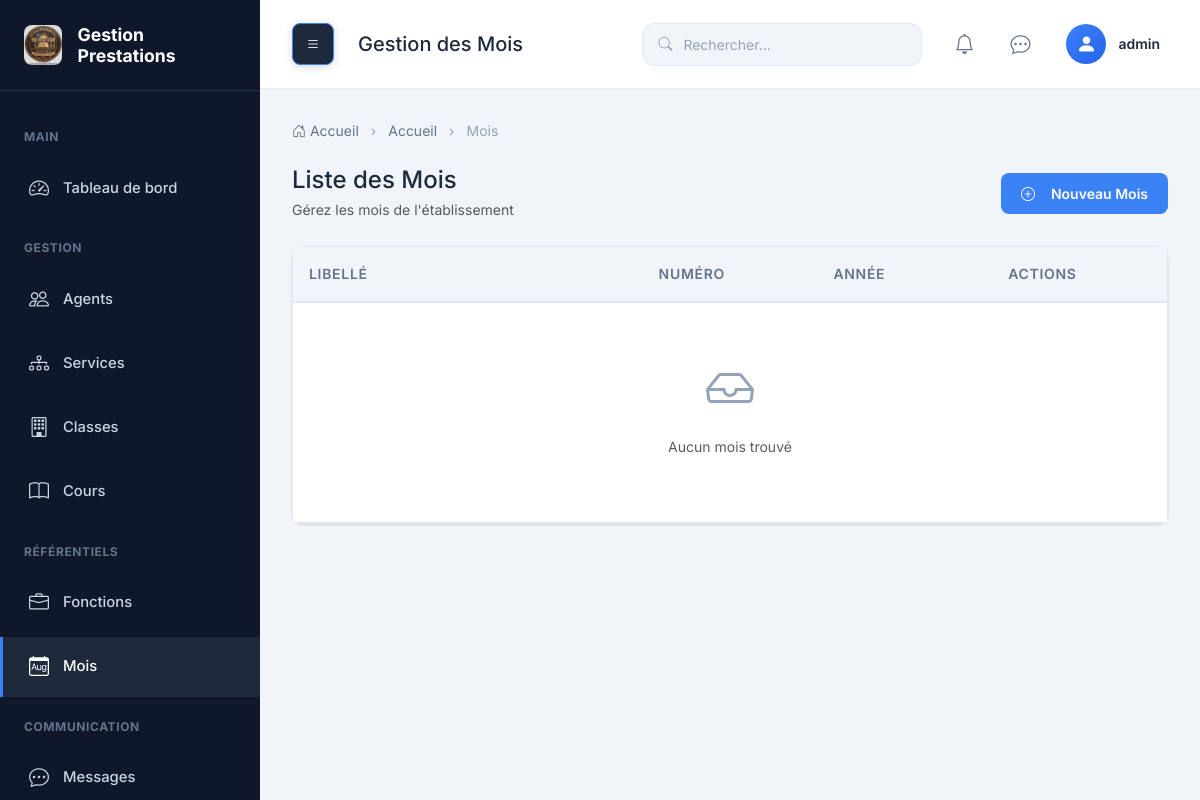
The app's page /mois/ (signed in), older data.
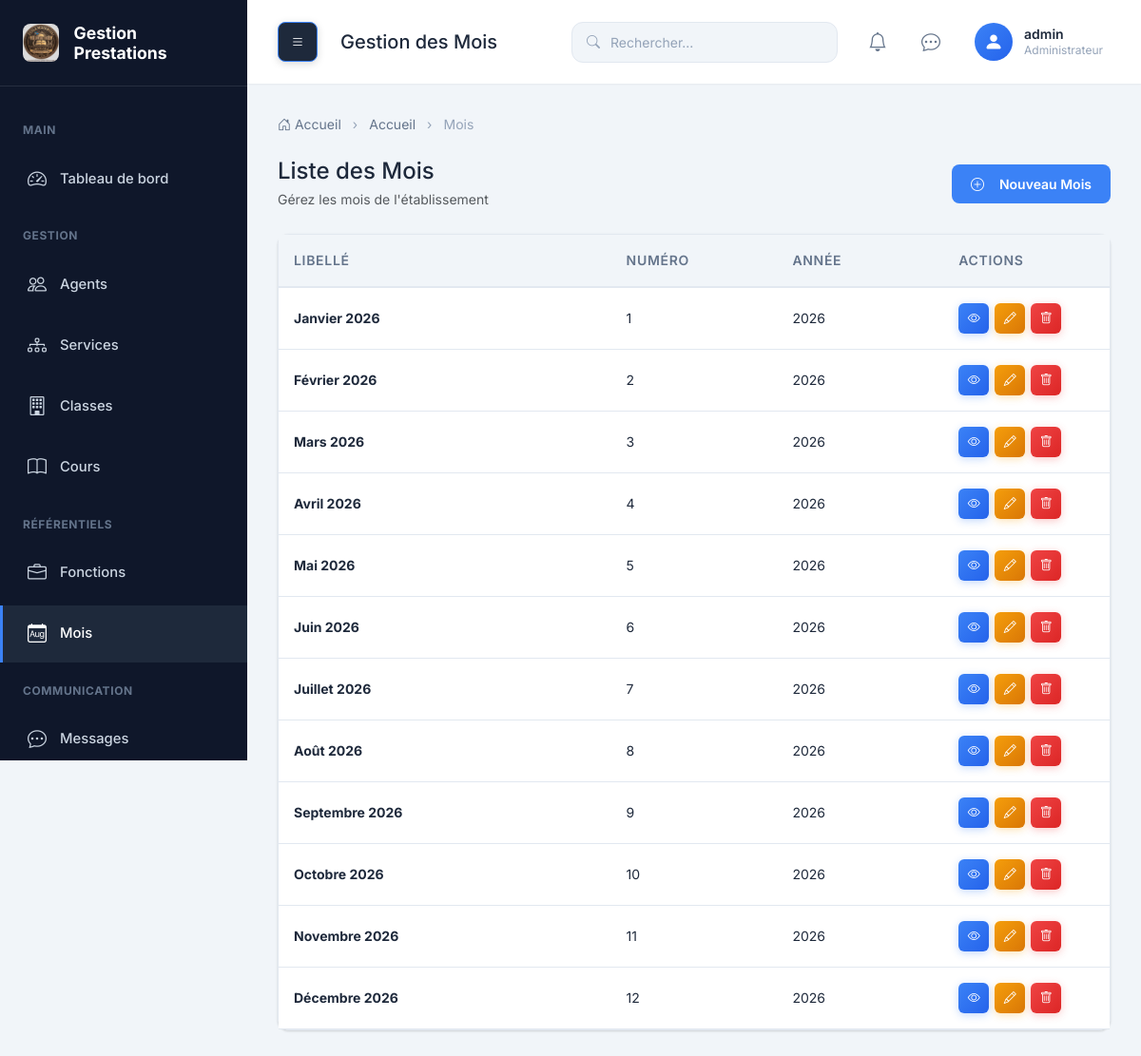
The same page, newer data.
### prestation/models.py (models this page shows, shortened)
class Utilisateur(models.Model):
    ROLE_CHOICES = (
        ('ADMIN', 'Administrateur'),
        ('SECRETAIRE', 'Secrétaire'),
        ('ENSEIGNANT', 'Enseignant'),
        ('PREFET', 'Préfet de discipline'),
        ('SURVEILLANT', 'Surveillant'),
    )
    user = models.OneToOneField(
        User,
        on_delete=models.CASCADE,
        related_name='utilisateur'
    )
    agent = models.OneToOneField(
        Agent,
        on_delete=models.CASCADE,
        related_name='utilisateur'
    )
    role = models.CharField(
        max_length=20,
        choices=ROLE_CHOICES
    )
    created_at = models.DateTimeField(auto_now_add=True)
    updated_at = models.DateTimeField(auto_now=True)
    must_change_password = models.BooleanField(
        default=True,
        help_text='Indique si l\'utilisateur doit changer son mot de passe à la prochaine connexion'
    )
    class Meta:
        ordering = ['user__username']
        verbose_name = 'Utilisateur'
        verbose_name_plural = 'Utilisateurs'
        indexes = [
            models.Index(fields=['role']),
        ]

class Mois(models.Model):
    libelle = models.CharField(max_length=50)
    mois_num = models.IntegerField()
    annee = models.IntegerField()
    created_at = models.DateTimeField(auto_now_add=True)
    updated_at = models.DateTimeField(auto_now=True)
    class Meta:
        ordering = ['annee', 'mois_num']
        verbose_name = 'Mois'
        verbose_name_plural = 'Mois'
        constraints = [
            models.UniqueConstraint(
                fields=['mois_num', 'annee'],
                name='unique_mois_annee'
            ),
        ]

### prestation/views.py (the view)
# urls.py: path('mois/', views.mois_list, name='mois'),
@login_required
def mois_list(request):
    return render(request, 'mois/index.html', {'mois_list': Mois.objects.all()})

### templates/mois/index.html (shortened to what this page needs)
{% extends 'base.html' %}
{% load static %}
{% block page_title %}Gestion des Mois{% endblock %}
{% block breadcrumb %}
<li class="breadcrumb-item"><a href="{% url 'dashboard' %}">Accueil</a></li>
<li class="breadcrumb-item active" aria-current="page">Mois</li>
{% endblock %}
{% block content %}
<div class="d-flex justify-content-between align-items-center mb-4">
    <div>
        <h4 class="mb-1">Liste des Mois</h4>
        <p class="text-muted mb-0">Gérez les mois de l'établissement</p>
    </div>
    <a href="{% url 'mois_create' %}" class="btn btn-primary">
        <i class="bi bi-plus-circle me-2"></i>Nouveau Mois
    </a>
</div>
<div class="card">
    <div class="card-body p-0">
        <div class="table-responsive">
            <table class="table table-hover mb-0 data-table">
                <thead>
                    <tr>
                        <th style="width: 40%;">Libellé</th>
                        <th style="width: 20%;">Numéro</th>
                        <th style="width: 20%;">Année</th>
                        <th style="width: 20%;">Actions</th>
                    </tr>
                </thead>
                <tbody>
                    {% for mois in mois_list %}
                    <tr>
                        <td><strong>{{ mois.libelle }}</strong></td>
                        <td>{{ mois.mois_num }}</td>
                        <td>{{ mois.annee }}</td>
                        <td>
                            <div class="action-buttons">
                                <a href="{% url 'mois_show' mois.id %}" class="action-btn action-btn-view" title="Consulter">
                                    <i class="bi bi-eye"></i>
                                </a>
                                <a href="{% url 'mois_edit' mois.id %}" class="action-btn action-btn-edit" title="Modifier">
                                    <i class="bi bi-pencil"></i>
                                </a>
                                <button class="action-btn action-btn-delete btn-delete" data-url="{% url 'mois_delete' mois.id %}" data-name="{{ mois.libelle|escapejs }}" title="Supprimer">
                                    <i class="bi bi-trash"></i>
                                </button>
                            </div>
                        </td>
                    </tr>
                    {% empty %}
                    <tr>
                        <td colspan="4" class="text-center py-5">
                            <i class="bi bi-inbox" style="font-size: 3rem; color: var(--text-muted);"></i>
                            <p class="text-muted mt-2">Aucun mois trouvé</p>
                        </td>
                    </tr>
                    {% endfor %}
                </tbody>
            </table>
        </div>
    </div>
</div>
{% endblock %}

### prestation/templates/base.html (shortened to what the changed rows need)
{% load static %}
<!DOCTYPE html>
<html lang="fr">
<head>
    <link href="https://cdnjs.cloudflare.com/ajax/libs/bootstrap/5.3.2/css/bootstrap.min.css" rel="stylesheet">
    <link href="https://cdnjs.cloudflare.com/ajax/libs/bootstrap-icons/1.11.1/font/bootstrap-icons.min.css" rel="stylesheet">
    <link href="{% static 'css/style.css' %}" rel="stylesheet">
</head>
<body>
    {% if user.is_authenticated %}
    <div class="wrapper">
        <aside class="sidebar" id="sidebar">
            <div class="sidebar-brand">
                <img src="{% static 'images/logo.png' %}" alt="Logo" onerror="this.style.display='none'">
                <h4>Gestion Prestations</h4>
            </div>
            <ul class="sidebar-menu">
                <li class="menu-header">Main</li>
                <li>
                    <a href="{% url 'dashboard' %}" class="{% if request.path == '/' or request.path == '/dashboard/' %}active{% endif %}">
                        <i class="bi bi-speedometer2"></i>
                        <span>Tableau de bord</span>
                    </a>
                </li>
                <li class="menu-header">Gestion</li>
                <li>
                    <a href="{% url 'agents' %}" class="{% if 'agents' in request.path %}active{% endif %}">
                        <i class="bi bi-people"></i>
                        <span>Agents</span>
                    </a>
                </li>
                <li>
                    <a href="{% url 'services' %}" class="{% if 'services' in request.path %}active{% endif %}">
                        <i class="bi bi-diagram-3"></i>
                        <span>Services</span>
                    </a>
                </li>
                <li>
                    <a href="{% url 'classes' %}" class="{% if 'classes' in request.path %}active{% endif %}">
                        <i class="bi bi-building"></i>
                        <span>Classes</span>
                    </a>
                </li>
                <li>
                    <a href="{% url 'cours' %}" class="{% if 'cours' in request.path %}active{% endif %}">
                        <i class="bi bi-book"></i>
                        <span>Cours</span>
                    </a>
                </li>
                <li class="menu-header">Référentiels</li>
                <li>
                    <a href="{% url 'fonctions' %}" class="{% if 'fonctions' in request.path %}active{% endif %}">
                        <i class="bi bi-briefcase"></i>
                        <span>Fonctions</span>
                    </a>
                </li>
                <li>
                    <a href="{% url 'mois' %}" class="{% if 'mois' in request.path %}active{% endif %}">
                        <i class="bi bi-calendar-month"></i>
                        <span>Mois</span>
                    </a>
                </li>
                <li class="menu-header">Communication</li>
                <li>
                    <a href="{% url 'messages' %}" class="{% if 'messages' in request.path %}active{% endif %}">
                        <i class="bi bi-chat-dots"></i>
                        <span>Messages</span>
                    </a>
                </li>
            </ul>
        </aside>
        <main class="main-content">
            <nav class="navbar">
                <div class="navbar-left">
                    <button class="navbar-toggle-desktop" id="sidebarToggle" title="Afficher/masquer le menu">
                        <i class="bi bi-list"></i>
                    </button>
                    <h5 class="mb-0">{% block page_title %}Tableau de bord{% endblock %}</h5>
                </div>
                <div class="navbar-right">
                    <div class="navbar-search">
                        <i class="bi bi-search"></i>
                        <input type="text" class="form-control" placeholder="Rechercher...">
                    </div>
                    <div class="navbar-actions">
                        <a href="{% url 'notifications' %}" class="navbar-action" title="Notifications">
                            <i class="bi bi-bell"></i>
                        </a>
                        <a href="{% url 'messages' %}" class="navbar-action" title="Messages">
                            <i class="bi bi-chat-dots"></i>
                        </a>
                        <div class="navbar-user" id="userDropdown">
                            {% if user.utilisateur.agent.photo %}
                                <img src="{{ user.utilisateur.agent.photo.url }}" alt="{{ user.username }}">
                            {% else %}
                                <div class="navbar-user-avatar">
                                    <i class="bi bi-person-fill"></i>
                                </div>
                            {% endif %}
                            <div class="navbar-user-info">
                                <div class="navbar-user-name">{{ user.username }}</div>
                                <div class="navbar-user-role">{{ user.utilisateur.get_role_display }}</div>
                            </div>
                        </div>
                    </div>
                </div>
            </nav>
            <div class="content-area">
                <nav aria-label="breadcrumb">
                    <ol class="breadcrumb">
                        <li class="breadcrumb-item"><a href="{% url 'dashboard' %}"><i class="bi bi-house-door"></i> Accueil</a></li>
                        {% block breadcrumb %}{% endblock %}
                    </ol>
                </nav>
                {% block content %}{% endblock %}
            </div>
        </main>
    </div>
    {% else %}
        {% block auth_content %}{% endblock %}
    {% endif %}
</body>
</html>

Row changes from the older to the newer data that the page shows:
added Mois: libelle "Janvier 2026", mois_num "1", annee "2026"
added Mois: libelle "Février 2026", mois_num "2", annee "2026"
added Mois: libelle "Mars 2026", mois_num "3", annee "2026"
added Mois: libelle "Avril 2026", mois_num "4", annee "2026"
added Mois: libelle "Mai 2026", mois_num "5", annee "2026"
added Mois: libelle "Juin 2026", mois_num "6", annee "2026"
added Mois: libelle "Juillet 2026", mois_num "7", annee "2026"
added Mois: libelle "Août 2026", mois_num "8", annee "2026"
added Mois: libelle "Septembre 2026", mois_num "9", annee "2026"
added Mois: libelle "Octobre 2026", mois_num "10", annee "2026"
added Mois: libelle "Novembre 2026", mois_num "11", annee "2026"
added Mois: libelle "Décembre 2026", mois_num "12", annee "2026"
Text that changed along with them:
{{ user.utilisateur.get_role_display }}: (not shown) → "Administrateur"
text no longer shown: "Aucun mois trouvé"
